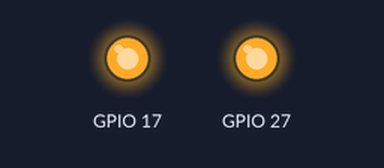
A program run on a simulated Raspberry Pi (BCM pin numbers). Shown: output pins drawn as LEDs (lit = HIGH). What the program prints to the terminal is not drawn. At 0.0 s the program stops and its outputs stay as they are.

Above: at 0.1 s.
Timing chart, 0 to 1.5 s (numbered marks = the images above):
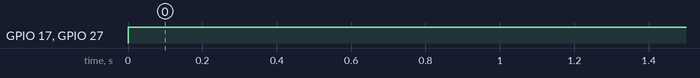

The program:

3-led_on.py
```python
#!/usr/bin/env python
# -*- coding: utf-8 -*-
#

# Εισαγωγή βιβλιοθήκης RPi.GPIO
import RPi.GPIO as GPIO

# Ορισμός του συστήματος αρίθμησης των pin σε BCM
GPIO.setmode(GPIO.BCM)

# Ορισμός του GPIO17 ως OUTPUT
GPIO.setup(17,GPIO.OUT)
# Ορισμός του GPIO27 ως OUTPUT
GPIO.setup(27,GPIO.OUT)

# Εκτύπωση πληροφοριακού μηνύματος στον χρήστη
print "Τα LED άνοιξαν!"

# Ορισμός του OUTPUT GPIO17 ως HIGH, το οποίο συνεπάγεται ότι 3v3 θα είναι ενεργά στο pin
GPIO.output(17,GPIO.HIGH)
# Ορισμός του OUTPUT GPIO27 ως HIGH, το οποίο συνεπάγεται ότι 3v3 θα είναι ενεργά στο pin
GPIO.output(27,GPIO.HIGH)
```

Measured:
- by itself, GPIO 17, GPIO 27: LOW → HIGH at 0.00 s
